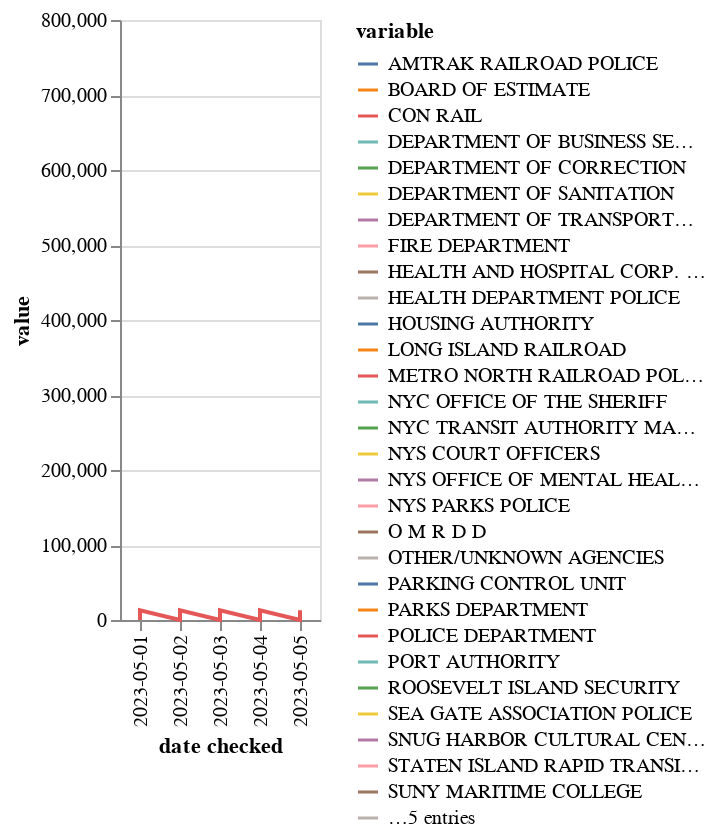

The cell this chart's notebook holds for it:
### Code cell
(
    alt.Chart(by_agency_tidy)
    .mark_line()
    .encode(
        x='date checked',
        y='value',
        color='variable'
    )
)

### Figure 1 — Vega-Lite specification as saved in the notebook (floating-point values rounded to 4 significant figures; data arrays with more than 128 entries replaced by an {"elided": "..."} marker saying what was removed)
{"config": {"view": {"continuousWidth": 300, "continuousHeight": 300}}, "data": {"name": "data-5ed8dfe7395b7283d6e3d5201eb5e58c"}, "mark": {"type": "line"}, "encoding": {"color": {"field": "variable", "type": "nominal"}, "x": {"field": "date checked", "type": "nominal"}, "y": {"field": "value", "type": "quantitative"}}, "$schema": "https://vega.github.io/schema/vega-lite/v5.8.0.json", "datasets": {"data-5ed8dfe7395b7283d6e3d5201eb5e58c": {"elided": "340 records"}}}
